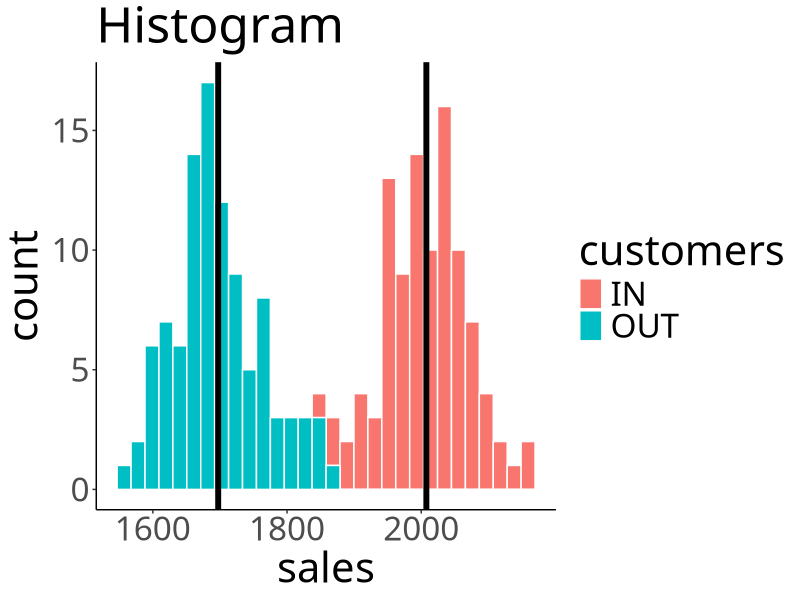
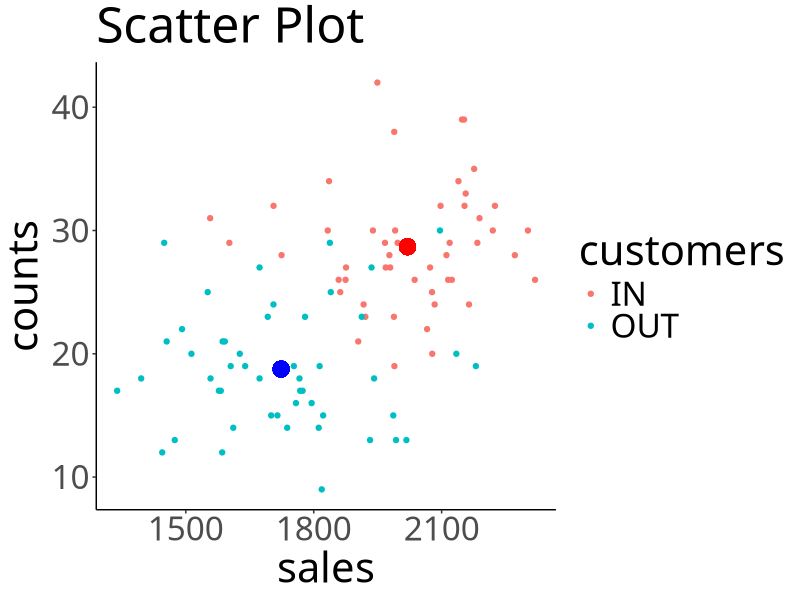

The R source for these figures, in order:
## ---- chunk 1
library(dplyr)
library(ggplot2)
library(MASS)
## ---- chunk 2
set.seed(1)
sales     <- c(rnorm(100, 2000, 70), rnorm(100, 1700, 70)) %>% round(1)
customers <- c(rep("IN", 100), rep("OUT", 100))
data <- data.frame(sales, customers)
data %>% head()
## ---- chunk 3
data %>%
  ggplot(aes(sales, fill=customers))+
  geom_histogram(col="white")+
  theme_classic(base_family = "HiraKakuPro-W3")+
  theme(text=element_text(size=30)) +
  labs(title="Histogram")+
  scale_x_continuous(breaks=seq(1600,2100, 200))+
  geom_vline(xintercept = mean(filter(data, customers=="OUT")$sales), size=2) +
  geom_vline(xintercept = mean(filter(data, customers=="IN")$sales), size=2)
## ---- chunk 4
data1 <- filter(data, customers=="IN")$sales
data2 <- filter(data, customers=="OUT")$sales
D1 <- (data$sales - mean(data1))^2/var(data$sales)
D2 <- (data$sales - mean(data2))^2/var(data$sales)
data$D1 <- D1
data$D2 <- D2
data$disc <- D1 < D2
data %>% sample_n(5)
## ---- chunk 5
set.seed(1)
sales     <- c(rnorm(50, 2000, 200), rnorm(50, 1700, 200)) %>% round(1)
counts    <- c(rpois(50, 30), rpois(50, 20))
customers <- c(rep("IN", 50), rep("OUT", 50))
data <- data.frame(sales, counts, customers)
data %>% head()
## ---- chunk 6
data %>%
  ggplot()+
  geom_point(aes(sales, counts, col=customers))+
  geom_point(aes(mean(filter(data,customers=="IN")$sales),
                 mean(filter(data,customers=="IN")$counts)),
             col="red", size=5)+
  geom_point(aes(mean(filter(data,customers=="OUT")$sales),
                 mean(filter(data,customers=="OUT")$counts)),
             col="blue", size=5)+
  theme_classic(base_family = "HiraKakuPro-W3")+
  theme(text=element_text(size=30)) +
  labs(title="Scatter Plot")
## ---- chunk 7
X <- data[,c(1,2)]
mu1 <- apply(filter(data[,c(1,2)], customers=="IN"), 2, mean)
mu2 <- apply(filter(data[,c(1,2)], customers=="OUT"), 2, mean)
V <- cov(X)
D1 <- t(t(X)-mu1) %*% solve(V) %*% (t(X)-mu1)
D2 <- t(t(X)-mu2) %*% solve(V) %*% (t(X)-mu2)
D1 <- mahalanobis(X,mu1,V)
D2 <- mahalanobis(X,mu2,V)
data$D1 <- D1
data$D2 <- D2
data$group <- D1 < D2
data %>% sample_n(5)
